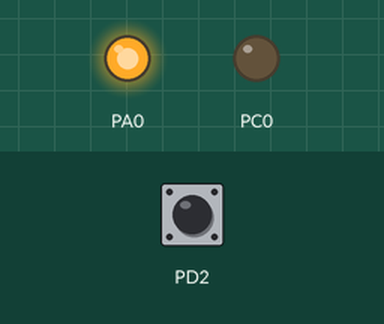
Recording of a program running on a simulated ATmega32, built with avr-gcc and emulated at 8 MHz. On the bench: output pins drawn as LEDs (lit = HIGH). The test bench sets the inputs (shaded band); at power-on: PD2 HIGH.

Above: at 1.2 s.
1.3 s: PD2 pulled LOW for 0.15 s
At 2.0 s:
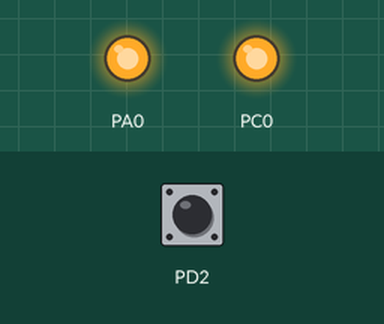
4.4 s: PD2 pulled LOW for 1 s
At 6.8 s:
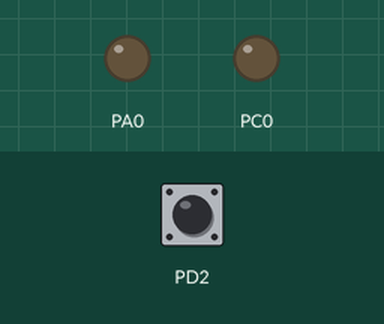
8.4 s: PD2 pulled LOW for 3.2 s
At 16.8 s:
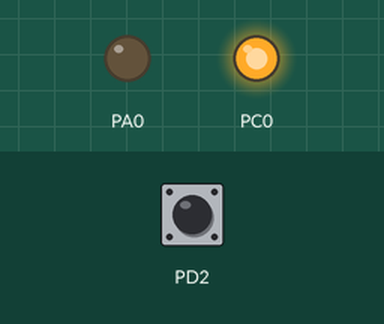
Timing chart, 0 to 18.3 s (numbered marks = the images above; inputs shaded):
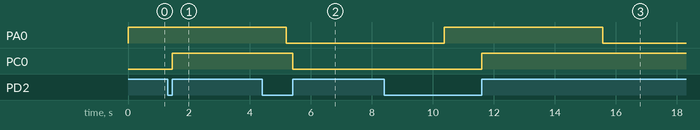

Measured:
- after the input at 1.3 s, PC0: LOW → HIGH after 0.15 s
- after the input at 4.4 s, PC0: HIGH → LOW after 1.0 s
- after the input at 8.4 s, PC0: LOW → HIGH after 3.2 s

The program:

main.c
```c
#include "Hal/LCD/LCD_Interface.h"
#include "Common/Definition.h"
#include "Hal/LED/Led_Interface.h"
#include "Hal/Button/Button_Interface.h"
#include <util/delay.h>
#include "Mcal/EXTI/EXTI_Interface.h"
#include "Mcal/GIE/GIE_Interface.h"
void main()
{
Led_Init(DIO_GroupA,DIO_Pin0);
Led_Init(DIO_GroupC,DIO_Pin0);
Btn_Init(DIO_GroupD,DIO_Pin2,Button_InternalPullUp);
EXTI_Init(EXTI0,EXTI_Rising);
GIE_Enable();
while(1)
 {
    Led_Toggle(DIO_GroupA,DIO_Pin0);
    _delay_ms(5000);
 }
}

/*EXTI0*/
void __vector_1()
{
    Led_Toggle(DIO_GroupC,DIO_Pin0);
}
```

LCD_Config.h
```c
// (licence header left out)
#ifndef LCD_CONFIG
#define LCD_CONFIG
#define LCD_TypeMode Lcd_8bitMode

// PreConfiguration -> Compile time
#include "../../Mcal/DIO/DIO_Interface.h"

#define RSPin         DIO_Pin0
#define RSGroup       DIO_GroupB

#define RWPin         DIO_Pin1
#define RWGroup       DIO_GroupB

#define EPin         DIO_Pin2
#define EGroup       DIO_GroupB

#if LCD_TypeMode==Lcd_8bitMode
    #define DataGroup   DIO_GroupC
#elif LCD_TyMode==Lcd_4bitMode
    #define D0Group   DIO_GroupC
    #define D0Pin     DIO_Pin4
#endif
/**
Lcd_4Bit2Line5x8F
Lcd_4Bit2Line5x11F
Lcd_4Bit1Line5x8F
Lcd_4Bit1Line5x11F
Lcd_8Bit2Line5x8F
Lcd_8Bit2Line5x11F
Lcd_8Bit1Line5x8F
Lcd_8Bit1Line5x11F
*/
#define Lcd_FunctionSet  Lcd_8Bit1Line5x8F
/**
Lcd_DisplayOff
Lcd_DisplayOnCursorOff
Lcd_DisplayOnCursorOnBlinkOff
Lcd_DisplayOnCursorOnBlinkOn
*/
#define Lcd_DisplayOnOFF Lcd_DisplayOnCursorOnBlinkOn


/**
Lcd_EntryMode_DecNoShift
Lcd_EntryMode_DecShift
Lcd_EntryMode_IncNoShift
Lcd_EntryMode_IncShift
*/
#define Lcd_EntryMode    Lcd_EntryMode_IncNoShift
#endif /* LCD_CONFIG */
```

Led_Config.h
```c
// (licence header left out)
#ifndef LED_CONFIG
#define LED_CONFIG

#endif /* LED_CONFIG */
```

Definition.h
```c
#ifndef Definition
#define Definition

#ifndef __AVR_ATmega32__
#define __AVR_ATmega32__
#endif
#ifndef F_CPU
#define F_CPU 8000000UL
#endif
#define NULL        (void*)0
#define NULLChar    '\0'

#endif /* Definition */
```

Button_Interface.h
```c
// (licence header left out)
#ifndef _HAL_BUTTON_BUTTON_INTERFACE_H
#define _HAL_BUTTON_BUTTON_INTERFACE_H

#include <stdint.h>
#include "../../Common/BitMath.h"
#include "../../Common/Definition.h"
#include "../../Mcal/DIO/DIO_Interface.h"
#include "Button_Private.h"

void Btn_Init(uint8_t ButtonGroup,uint8_t ButtonPin,uint8_t Connection);

uint8_t Btn_ReadState(uint8_t ButtonGroup,uint8_t ButtonPin,uint8_t Connection);

#endif /*_HAL_BUTTON_BUTTON_INTERFACE_H*/
```

Button_Program.c
```c
#include "Button_Interface.h"

void Btn_Init(uint8_t ButtonGroup,uint8_t ButtonPin,uint8_t Connection)
{
    DIO_DirectionSelectforPin(ButtonGroup,ButtonPin,DIO_Inputfor1Pin);

    if(Connection==Button_InternalPullUp)
    {
        DIO_WritePin(ButtonGroup,ButtonPin,DIO_Highfor1Pin);
    }
    else if(Connection==Button_ExternalPullUp || Connection==Button_ExternalPullDown)
    {
        DIO_WritePin(ButtonGroup,ButtonPin,DIO_Lowfor1Pin);
    }
    else
    {
        // Error
    }
}

uint8_t Btn_ReadState(uint8_t ButtonGroup,uint8_t ButtonPin,uint8_t Connection)
{
    uint8_t ButtonState=0xFF;

    if(Connection==Button_InternalPullUp||
       Connection==Button_ExternalPullUp||
       Connection==Button_ExternalPullDown)
    {
        DIO_ReadPin(ButtonGroup,ButtonPin,&ButtonState);
    }
    else
    {
        // Error
    }

    return ButtonState;
}
```

LCD_Interface.h
```c
// (licence header left out)
#ifndef LCD_INTERFACE
#define LCD_INTERFACE

#include <stdint.h>
#include <util/delay.h>
#include "../../Common/BitMath.h"
#include "../../Common/Definition.h"
#include "../../Mcal/DIO/DIO_Interface.h"

#include "LCD_Private.h"
#include "LCD_Config.h"

void LCD_Init();
void LCD_SendCommand(uint8_t Command);
void LCD_WriteCharacter(uint8_t Character);

void LCD_WriteString(uint8_t *String);
void LCD_MoveTo(uint8_t LineNo,uint8_t DigitNo);

void LCD_WriteNumber(int32_t Number);
void LCD_StoreSpecialCharacter(uint8_t *SpecialCharacter,uint8_t Location);


#endif /* LCD_INTERFACE */
```

Led_Interface.h
```c
#ifndef LED_INTERFACE
#define LED_INTERFACE

#include <stdint.h>
#include "../../Common/BitMath.h"
#include "../../Common/Definition.h"
#include "../../Mcal/DIO/DIO_Interface.h"

#include "Led_Private.h"
#include "Led_Config.h"

#define LED_SINK_CONNECTION      (0U)
#define LED_SOURCE_CONNECTION    (1U)

void Led_Init(uint8_t LedGroup, uint8_t LedPin);
void Led_On(uint8_t LedGroup, uint8_t LedPin, uint8_t ConnectionType);
void Led_Off(uint8_t LedGroup, uint8_t LedPin, uint8_t ConnectionType);
void Led_Toggle(uint8_t LedGroup, uint8_t LedPin);

#endif /* LED_INTERFACE */
```

Led_Program.c
```c
#include "Led_Interface.h"


void Led_Init(uint8_t LedGroup, uint8_t LedPin)
{
    DIO_DirectionSelectforPin(LedGroup, LedPin, DIO_Outputfor1Pin);
}

void Led_On(uint8_t LedGroup, uint8_t LedPin, uint8_t ConnectionType)
{
    if (ConnectionType == LED_SOURCE_CONNECTION)
    {
        DIO_WritePin(LedGroup, LedPin, DIO_Highfor1Pin);
    }
    else if (ConnectionType == LED_SINK_CONNECTION)
    {
        DIO_WritePin(LedGroup, LedPin, DIO_Lowfor1Pin);
    }
    else
    {
    }
}

void Led_Off(uint8_t LedGroup, uint8_t LedPin, uint8_t ConnectionType)
{
    if (ConnectionType == LED_SOURCE_CONNECTION)
    {
        DIO_WritePin(LedGroup, LedPin, DIO_Lowfor1Pin);
    }
    else if (ConnectionType == LED_SINK_CONNECTION)
    {
        DIO_WritePin(LedGroup, LedPin, DIO_Highfor1Pin);
    }
    else
    {
    }
}

void Led_Toggle(uint8_t LedGroup, uint8_t LedPin)
{
    DIO_TogglePin(LedGroup, LedPin);
}
```

BitMath.h
```c
// (licence header left out)
#ifndef _COMMON_BITMATH_H
#define _COMMON_BITMATH_H

#define SetBit(Reg,BitNo)       Reg|=(1<<BitNo)
#define ClearBit(Reg,BitNo)     Reg&=~(1<<BitNo)
#define ToggleBit(Reg,BitNo)    Reg^=(1<<BitNo)
#define ReadBit(Reg,BitNo)      (Reg>>BitNo)&0x01

#endif /**/
```

Button_Private.h
```c
// (licence header left out)
#ifndef _BUTTON_PRIVATE_H
#define _BUTTON_PRIVATE_H

typedef enum
{
    Button_InternalPullUp,
    Button_ExternalPullUp,
    Button_ExternalPullDown,
}Button_ConnectionType_t;


typedef enum
{
    PullDown_NotPressed=0,
    PullDown_Pressed=1,
    PullUp_Pressed =0,
    PullUp_NotPressed=1,
}Button_PressedState_t;

#endif /*_BUTTON_PRIVATE_H */
```

LCD_Private.h
```c
// (licence header left out)
#ifndef LCD_PRIVATE
#define LCD_PRIVATE

#define Lcd_ClearScreen 0x01

/**
    DisplayOnOFF
    D=1, display on; D=0, display off
    C=1, cursor on; C=0, cursor off
    B=1, cursor blinking on; B=0, cursor blinking off
    0 0 0 0 1 D C B
    0 0 0 0 1 0 0 0 -> D =0 C =0  B =0
    0 0 0 0 1 1 0 0 -> D =1 C =0  B =0
    0 0 0 0 1 1 1 0 -> D =1 C =1  B =0
    0 0 0 0 1 1 1 1 -> D =1 C =1  B =1

*/
#define Lcd_DisplayOff                0x08
#define Lcd_DisplayOnCursorOff        0x0C
#define Lcd_DisplayOnCursorOnBlinkOff 0x0E
#define Lcd_DisplayOnCursorOnBlinkOn  0x0F

/*Function Set Options
    DL=1, 8-bit interface; DL=0, 4-bit interface
    N=1, 2-line display; N=0, 1-line display
    F=1, 5x11 dots font; F=0, 5x8 dots font
    0 0 1 DL N F x x
    0 0 1 0  0 1 0 0
*/
#define Lcd_4Bit2Line5x8F  0x28
#define Lcd_4Bit2Line5x11F 0x2C
#define Lcd_4Bit1Line5x8F  0x20
#define Lcd_4Bit1Line5x11F 0x24
#define Lcd_8Bit2Line5x8F  0x38
#define Lcd_8Bit2Line5x11F 0x3C
#define Lcd_8Bit1Line5x8F  0x30
#define Lcd_8Bit1Line5x11F 0x34

/*Entry Mode Set Options
    I/D=1, Increment AC (Cursor moves right)
    I/D=0, Decrement AC (Cursor moves left)
    S=1, screen shifting on
    S=0, screen shifting off
    0 0 0 0 0 1 I/D S
    0 0 0 0 0 1 0   0 -> I/D=0 S=0
    0 0 0 0 0 1 1   0 -> I/D=1 S=0
*/
#define Lcd_EntryMode_DecNoShift  0x04
#define Lcd_EntryMode_DecShift    0x05
#define Lcd_EntryMode_IncNoShift  0x06
#define Lcd_EntryMode_IncShift    0x07


/* Cursor or Display Shift Options
    S/C=1, shift screen; S/C=0, shift cursor
    R/L=1, to right-side; R/L=0, to left side
    0 0 0 1 S/C R/L x x
*/
#define Lcd_ShiftCursorLeft       0x10
#define Lcd_ShiftCursorRight      0x14
#define Lcd_ShiftDisplayLeft      0x18
#define Lcd_ShiftDisplayRight     0x1C


#define Lcd_8bitMode     1
#define Lcd_4bitMode     2

#define Lcd_Line1        0
#define Lcd_Line2        1

#define Lcd_Lin1Address 0x00
#define Lcd_Lin2Address 0x40

#define Lcd_SetDDRAMCommand 0x80
#endif /* LCD_PRIVATE */
```

Led_Private.h
```c
#ifndef LED_PRIVATE
#define LED_PRIVATE

typedef enum
{
    LED_SinkConnection = 0,
    LED_SourceConnection = 1
} Led_ConnectionType_t;

#endif /* LED_PRIVATE */
```

Atmega32Register.h
```c
// (licence header left out)
#ifndef _MCAL_ATMEGA32REGISTER_H
#define _MCAL_ATMEGA32REGISTER_H
#include <stdint.h>
/*IO- Memory Map Address*/

#define SREG_Reg *((volatile uint8_t*)0x5F)
/*Stack Pointer */
#define SPH_Reg *((volatile uint8_t*)0x5E)
#define SPL_Reg *((volatile uint8_t*)0x5D)
#define SP_Reg  *((volatile uint16_t*)0x5D)

/*EXTI Phrepheral*/
#define MCUCR_Reg    *((volatile uint8_t*)0x55)
#define MCUCSR_Reg   *((volatile uint8_t*)0x54)
#define GICR_Reg     *((volatile uint8_t*)0x5B)
#define GIFR_Reg     *((volatile uint8_t*)0x5A)


/*DIO-GroupA*/
#define DDRA_Reg  *((volatile uint8_t*)0x3A)
#define PORTA_Reg *((volatile uint8_t*)0x3B)
#define PINA_Reg  *((volatile uint8_t*)0x39)


/*DIO-GroupB*/
#define DDRB_Reg  *((volatile uint8_t*)0x37)
#define PORTB_Reg *((volatile uint8_t*)0x38)
#define PINB_Reg  *((volatile uint8_t*)0x36)

/*DIO-GroupC*/
#define DDRC_Reg  *((volatile uint8_t*)0x34)
#define PORTC_Reg *((volatile uint8_t*)0x35)
#define PINC_Reg  *((volatile uint8_t*)0x33)

/*DIO-GroupD*/
#define DDRD_Reg  *((volatile uint8_t*)0x31)
#define PORTD_Reg *((volatile uint8_t*)0x32)
#define PIND_Reg  *((volatile uint8_t*)0x30)

#endif /*_MCAL_ATMEGA32REGISTER_H*/
```

DIO_Config.h
```c
#ifndef _DIO_CONFIG_H
#define _DIO_CONFIG_H


#endif /*_DIO_CONFIG_H*/
```

DIO_Interface.h
```c
#ifndef _DIO_INTERFACE_H
#define _DIO_INTERFACE_H
#include <stdint.h>
#include "../../Common/BitMath.h"
#include "../../Common/Definition.h"
#include "../Atmega32Register.h"
#include "DIO_Private.h"
#include "DIO_Config.h"


/*API's*/
// Direction (input / output )
void DIO_DirectionSelectforPin(const uint8_t GroupName , const uint8_t PinNo,const uint8_t DirectionState);
void DIO_DirectionSelectforGroup(const uint8_t GroupName,  const uint8_t DirectionState);

// Output Value (low / High )
void DIO_WritePin(const uint8_t GroupName , const uint8_t PinNo,const uint8_t OutputValue);
void DIO_WriteGroup(const uint8_t GroupName,  const uint8_t OutputValue);

// InputState
void DIO_ReadPin(const uint8_t GroupName , const uint8_t PinNo, uint8_t *InputState);
// uint8_t DIO_ReadPin(const uint8_t GroupName , const uint8_t PinNo);
void DIO_ReadGroup(const uint8_t GroupName , uint8_t *InputState);
// uint8_t DIO_ReadGroup(const uint8_t GroupName );


// Toggle
void DIO_TogglePin(const uint8_t GroupName , const uint8_t PinNo);
void DIO_ToggleGroup(const uint8_t GroupName );
#endif /*_DIO_INTERFACE_H*/
```

DIO_Private.h
```c
#ifndef _DIO_PRIVATE_H
#define _DIO_PRIVATE_H

typedef enum
{
    DIO_GroupA,
    DIO_GroupB,
    DIO_GroupC,
    DIO_GroupD,
}DIO_Groups_t;

typedef enum
{
    DIO_Pin0,
    DIO_Pin1,
    DIO_Pin2,
    DIO_Pin3,
    DIO_Pin4,
    DIO_Pin5,
    DIO_Pin6,
    DIO_Pin7,
}DIO_Pins_t;


typedef enum
{
    DIO_Inputfor1Pin ,
    DIO_Outputfor1Pin,
    DIO_Inputfor1Group=0x00,
    DIO_Outputfor1Group=0xFF,
}DIO_DirectionState_t;


typedef enum
{
    DIO_Lowfor1Pin ,
    DIO_Highfor1Pin,
    DIO_Lowfor1Group=0x00,
    DIO_Highfor1Group=0xFF,
}DIO_OutputValue_t;


#endif /*_DIO_PRIVATE_H*/
```

DIO_Program.c
```c
#include "DIO_Interface.h"

/*API's*/
// Direction (input 0 Clear / output 1 Set  ) DDRA
void DIO_DirectionSelectforPin(const uint8_t GroupName , const uint8_t PinNo,const uint8_t DirectionState)
{
    if(GroupName>=DIO_GroupA&&GroupName<=DIO_GroupD)
    {
        if(PinNo>=DIO_Pin0&&PinNo<=DIO_Pin7)
        {
            if(DirectionState==DIO_Outputfor1Pin)
            {
                // SetBit(DDR)
                switch(GroupName)
                {
                    case DIO_GroupA: SetBit(DDRA_Reg,PinNo);break;
                    case DIO_GroupB: SetBit(DDRB_Reg,PinNo);break;
                    case DIO_GroupC: SetBit(DDRC_Reg,PinNo);break;
                    case DIO_GroupD: SetBit(DDRD_Reg,PinNo);break;
                    default:break;
                }
            }
            else if (DirectionState==DIO_Inputfor1Pin)
            {
                //ClearBit(DDR)
                switch(GroupName)
                {
                    case DIO_GroupA: ClearBit(DDRA_Reg,PinNo);break;
                    case DIO_GroupB: ClearBit(DDRB_Reg,PinNo);break;
                    case DIO_GroupC: ClearBit(DDRC_Reg,PinNo);break;
                    case DIO_GroupD: ClearBit(DDRD_Reg,PinNo);break;
                    default:break;
                }
            }
            else
            {
                //Error
            }
        }
        else
        {
            //Error
        }
    }
    else
    {
        // Error
    }
}
void DIO_DirectionSelectforGroup(const uint8_t GroupName,  const uint8_t DirectionState)
{
 switch(GroupName)
 {
    case DIO_GroupA:DDRA_Reg=DirectionState;break;
    case DIO_GroupB:DDRB_Reg=DirectionState;break;
    case DIO_GroupC:DDRC_Reg=DirectionState;break;
    case DIO_GroupD:DDRD_Reg=DirectionState;break;
    default:break;
 }
}

// Output Value (low 0  Clear / High 1 Set  ) PORT
void DIO_WritePin(const uint8_t GroupName , const uint8_t PinNo,const uint8_t OutputValue)
{
    if(GroupName>=DIO_GroupA&&GroupName<=DIO_GroupD)
    {
        if(PinNo>=DIO_Pin0&&PinNo<=DIO_Pin7)
        {
            if(OutputValue==DIO_Highfor1Pin)
            {
                // Set(PORT)
                switch(GroupName)
                {
                    case DIO_GroupA:SetBit(PORTA_Reg,PinNo);break;
                    case DIO_GroupB:SetBit(PORTB_Reg,PinNo);break;
                    case DIO_GroupC:SetBit(PORTC_Reg,PinNo);break;
                    case DIO_GroupD:SetBit(PORTD_Reg,PinNo);break;
                    default:break;
                }
            }
            else if(OutputValue==DIO_Lowfor1Pin)
            {
                // clear/PORT
                switch(GroupName)
                {
                    case DIO_GroupA:ClearBit(PORTA_Reg,PinNo);break;
                    case DIO_GroupB:ClearBit(PORTB_Reg,PinNo);break;
                    case DIO_GroupC:ClearBit(PORTC_Reg,PinNo);break;
                    case DIO_GroupD:ClearBit(PORTD_Reg,PinNo);break;
                    default:break;
                }
            }
            else
            {

            }
        }
        else
        {

        }
    }
    else
    {

    }
}
void DIO_WriteGroup(const uint8_t GroupName,  const uint8_t OutputValue)
{
    switch(GroupName)
    {
        case DIO_GroupA:PORTA_Reg=OutputValue;break;
        case DIO_GroupB:PORTB_Reg=OutputValue;break;
        case DIO_GroupC:PORTC_Reg=OutputValue;break;
        case DIO_GroupD:PORTD_Reg=OutputValue;break;

    }
}

// InputState
void DIO_ReadPin(const uint8_t GroupName , const uint8_t PinNo, uint8_t *InputState)
{
    if(InputState!=NULL)
    {
        if(PinNo<=DIO_Pin7)
        {
            switch(GroupName)
            {
                case DIO_GroupA:*InputState=ReadBit(PINA_Reg,PinNo);break;
                case DIO_GroupB:*InputState=ReadBit(PINB_Reg,PinNo);break;
                case DIO_GroupC:*InputState=ReadBit(PINC_Reg,PinNo);break;
                case DIO_GroupD:*InputState=ReadBit(PIND_Reg,PinNo);break;
                default:*InputState=0xFF;
            }
        }
        else
        {
            *InputState=0xFF;
        }
    }
    else
    {
        *InputState=0xFF;
    }

}
// uint8_t DIO_ReadPin(const uint8_t GroupName , const uint8_t PinNo);
void DIO_ReadGroup(const uint8_t GroupName , uint8_t *InputState)
{

}
// uint8_t DIO_ReadGroup(const uint8_t GroupName );


// Toggle
void DIO_TogglePin(const uint8_t GroupName , const uint8_t PinNo)
{
       if ((GroupName <= DIO_GroupD) &&
        (PinNo <= DIO_Pin7))
    {
        switch (GroupName)
        {
        case DIO_GroupA:
            ToggleBit(PORTA_Reg, PinNo);
            break;

        case DIO_GroupB:
            ToggleBit(PORTB_Reg, PinNo);
            break;

        case DIO_GroupC:
            ToggleBit(PORTC_Reg, PinNo);
            break;

        case DIO_GroupD:
            ToggleBit(PORTD_Reg, PinNo);
            break;

        default:
            /* Invalid GroupName */
            break;
        }
    }
    else
    {
        /* Invalid GroupName or PinNo */
    }
}
void DIO_ToggleGroup(const uint8_t GroupName )
{

}
```

EXTI_Config.h
```c
#ifndef EXTI_CONFIG
#define EXTI_CONFIG


#endif /* EXTI_CONFIG */
```

EXTI_Interface.h
```c
#ifndef EXTI_INTERFACE
#define EXTI_INTERFACE
#include<stdint.h>
#include "../../Common/BitMath.h"
#include "../../Common/Definition.h"
#include "../Atmega32Register.h"
#include "EXTI_Private.h"
#include "EXTI_Config.h"

/*API's*/
void EXTI_Init(uint8_t InterruptNumber,uint8_t SensControl);
void EXTI_Disable(uint8_t InterruptNumber);

/*Call-Back-Function*/

/*ISR*/
/*EXTI0*/
void __vector_1()   __attribute__((signal));
/*EXTI1*/
void __vector_2()  __attribute__((signal));
/*EXTI2*/
// void __vector_3()  __attribute__((signal));
#endif /* EXTI_INTERFACE */
```

EXTI_Private.h
```c
#ifndef EXTI_PRIVATE
#define EXTI_PRIVATE

/*MCUCR*/
#define Bit_ISC00    0
#define Bit_ISC01    1
#define Bit_ISC10    2
#define Bit_ISC11    3
/*MCUCSR*/
#define Bit_ISC2     6
/*GICR*/
#define Bit_INT1   7
#define Bit_INT0   6
#define Bit_INT2   5
/*GIFR*/
#define Bit_INTF1   7
#define Bit_INTF0   6
#define Bit_INTF2   5


/*SensControl Option */

#define EXTI_LowLevel   0
#define EXTI_AnyLogic   1
#define EXTI_Falling    2
#define EXTI_Rising     3


#define EXTI0     0
#define EXTI1     1
#define EXTI2     2
#endif /* EXTI_PRIVATE */
```

GIE_Interface.h
```c
#ifndef GIE_INTERFACE
#define GIE_INTERFACE
#include "../../Common/BitMath.h"
#include "../Atmega32Register.h"
#include "GIE_Private.h"

void GIE_Enable();
void GIE_Disable();


#endif /* GIE_INTERFACE */
```

GIE_Private.h
```c
#ifndef GIE_PRIVATE
#define GIE_PRIVATE

#define GIEPin 7

#endif /* GIE_PRIVATE */
```

GIE_Program.c
```c
#include "GIE_Interface.h"

void GIE_Enable()
{
    SetBit(SREG_Reg,GIEPin);
}
void GIE_Disable()
{
    ClearBit(SREG_Reg,GIEPin);
}
```

Source omitted: EXTI_Program.c (1488 bytes)
